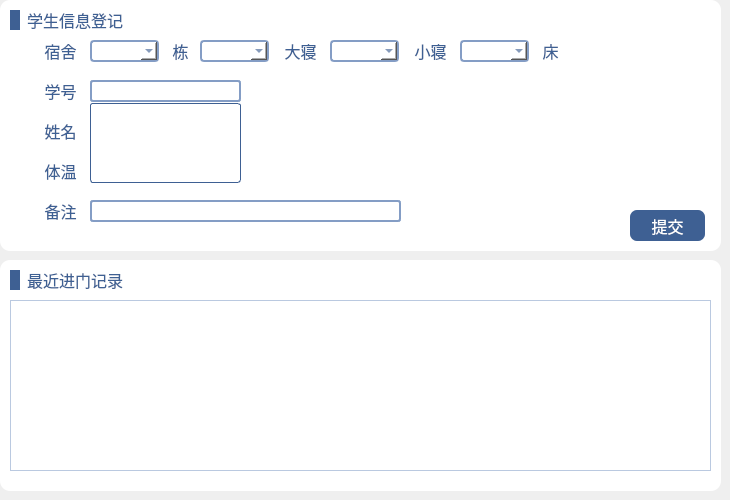
      <widget class="QWidget" name="tab_indoor">
       <attribute name="title">
        <string>进门记录</string>
       </attribute>
       <widget class="QWidget" name="widget_13" native="true">
        <property name="geometry">
         <rect>
          <x>0</x>
          <y>0</y>
          <width>721</width>
          <height>251</height>
         </rect>
        </property>
        <property name="styleSheet">
         <string notr="true">background:#ffffff;

border-radius:10px;</string>
        </property>
        <widget class="QLabel" name="label_5">
         <property name="geometry">
          <rect>
           <x>27</x>
           <y>9</y>
           <width>151</width>
           <height>21</height>
          </rect>
         </property>
         <property name="font">
          <font>
           <family>黑体</family>
           <pointsize>12</pointsize>
          </font>
         </property>
         <property name="styleSheet">
          <string notr="true">color:#3e6093;</string>
         </property>
         <property name="text">
          <string>学生信息登记</string>
         </property>
        </widget>
        <widget class="QLabel" name="label_7">
         <property name="geometry">
          <rect>
           <x>10</x>
           <y>10</y>
           <width>10</width>
           <height>20</height>
          </rect>
         </property>
         <property name="styleSheet">
          <string notr="true">background-color:#3e6093;</string>
         </property>
         <property name="text">
          <string/>
         </property>
        </widget>
        <widget class="QLabel" name="label_2">
         <property name="geometry">
          <rect>
           <x>40</x>
           <y>40</y>
           <width>41</width>
           <height>21</height>
          </rect>
         </property>
         <property name="font">
          <font>
           <family>黑体</family>
           <pointsize>12</pointsize>
          </font>
         </property>
         <property name="styleSheet">
          <string notr="true">color:#3e6093;</string>
         </property>
         <property name="text">
          <string>宿舍</string>
         </property>
         <property name="alignment">
          <set>Qt::AlignCenter</set>
         </property>
        </widget>
        <widget class="QComboBox" name="comboBox_dormitory1">
         <property name="geometry">
          <rect>
           <x>90</x>
           <y>40</y>
           <width>69</width>
           <height>22</height>
          </rect>
         </property>
         <property name="font">
          <font>
           <family>黑体</family>
           <pointsize>12</pointsize>
          </font>
         </property>
         <property name="styleSheet">
          <string notr="true">QComboBox{
border: 2px solid #849dc5;
border-radius:4px;
color:#3e6093;
}

QComboBox::drop-down {
width:18px;
border-image:url(:/res/所有下拉框.png);
}  

QComboBox:hover{
background:#d9e4f5;
}

QComboBox:pressed{
background:#bac9e0;
}

QComboBox QAbstractItemView::item
{
color:#3e6093;
height:30px;
}

QComboBox QAbstractItemView::item:hover
{
border:1px solid #849dc5;
background:#d9e4f5;
}

QComboBox QAbstractItemView::item:pressed
{
border:1px solid #849dc5;
background:#bac9e0;
}


</string>
         </property>
        </widget>
        <widget class="QLabel" name="label_4">
         <property name="geometry">
          <rect>
           <x>160</x>
           <y>40</y>
           <width>41</width>
           <height>21</height>
          </rect>
         </property>
         <property name="font">
          <font>
           <family>黑体</family>
           <pointsize>12</pointsize>
          </font>
         </property>
         <property name="styleSheet">
          <string notr="true">color:#3e6093;</string>
         </property>
         <property name="text">
          <string>栋</string>
         </property>
         <property name="alignment">
          <set>Qt::AlignCenter</set>
         </property>
        </widget>
        <widget class="QComboBox" name="comboBox_dormitory2">
         <property name="geometry">
          <rect>
           <x>200</x>
           <y>40</y>
           <width>69</width>
           <height>22</height>
          </rect>
         </property>
         <property name="font">
          <font>
           <family>黑体</family>
           <pointsize>12</pointsize>
          </font>
         </property>
         <property name="styleSheet">
          <string notr="true">QComboBox{
border: 2px solid #849dc5;
border-radius:4px;
color:#3e6093;
}

QComboBox::drop-down {
width:18px;
border-image:url(:/res/所有下拉框.png);
}  

QComboBox:hover{
background:#d9e4f5;
}

QComboBox:pressed{
background:#bac9e0;
}

QComboBox QAbstractItemView::item
{
color:#3e6093;
height:30px;
}

QComboBox QAbstractItemView::item:hover
{
border:1px solid #849dc5;
background:#d9e4f5;
}

QComboBox QAbstractItemView::item:pressed
{
border:1px solid #849dc5;
background:#bac9e0;
}


</string>
         </property>
        </widget>
        <widget class="QLabel" name="label_10">
         <property name="geometry">
          <rect>
           <x>280</x>
           <y>40</y>
           <width>41</width>
           <height>21</height>
          </rect>
         </property>
         <property name="font">
          <font>
           <family>黑体</family>
           <pointsize>12</pointsize>
          </font>
         </property>
         <property name="styleSheet">
          <string notr="true">color:#3e6093;</string>
         </property>
         <property name="text">
          <string>大寝</string>
         </property>
         <property name="alignment">
          <set>Qt::AlignCenter</set>
         </property>
        </widget>
        <widget class="QComboBox" name="comboBox_dormitory3">
         <property name="geometry">
          <rect>
           <x>330</x>
           <y>40</y>
           <width>69</width>
           <height>22</height>
          </rect>
         </property>
         <property name="font">
          <font>
           <family>黑体</family>
           <pointsize>12</pointsize>
          </font>
         </property>
         <property name="styleSheet">
          <string notr="true">QComboBox{
border: 2px solid #849dc5;
border-radius:4px;
color:#3e6093;
}

QComboBox::drop-down {
width:18px;
border-image:url(:/res/所有下拉框.png);
}  

QComboBox:hover{
background:#d9e4f5;
}

QComboBox:pressed{
background:#bac9e0;
}

QComboBox QAbstractItemView::item
{
color:#3e6093;
height:30px;
}

QComboBox QAbstractItemView::item:hover
{
border:1px solid #849dc5;
background:#d9e4f5;
}

QComboBox QAbstractItemView::item:pressed
{
border:1px solid #849dc5;
background:#bac9e0;
}


</string>
         </property>
        </widget>
        <widget class="QLabel" name="label_11">
         <property name="geometry">
          <rect>
           <x>410</x>
           <y>40</y>
           <width>41</width>
           <height>21</height>
          </rect>
         </property>
         <property name="font">
          <font>
           <family>黑体</family>
           <pointsize>12</pointsize>
          </font>
         </property>
         <property name="styleSheet">
          <string notr="true">color:#3e6093;</string>
         </property>
         <property name="text">
          <string>小寝</string>
         </property>
         <property name="alignment">
          <set>Qt::AlignCenter</set>
         </property>
        </widget>
        <widget class="QLabel" name="label_19">
         <property name="geometry">
          <rect>
           <x>40</x>
           <y>80</y>
           <width>41</width>
           <height>21</height>
          </rect>
         </property>
         <property name="font">
          <font>
           <family>黑体</family>
           <pointsize>12</pointsize>
          </font>
         </property>
         <property name="styleSheet">
          <string notr="true">color:#3e6093;</string>
         </property>
         <property name="text">
          <string>学号</string>
         </property>
         <property name="alignment">
          <set>Qt::AlignCenter</set>
         </property>
        </widget>
        <widget class="QLabel" name="label_20">
         <property name="geometry">
          <rect>
           <x>40</x>
           <y>120</y>
           <width>41</width>
           <height>21</height>
          </rect>
         </property>
         <property name="font">
          <font>
           <family>黑体</family>
           <pointsize>12</pointsize>
          </font>
         </property>
         <property name="styleSheet">
          <string notr="true">color:#3e6093;</string>
         </property>
         <property name="text">
          <string>姓名</string>
         </property>
         <property name="alignment">
          <set>Qt::AlignCenter</set>
         </property>
        </widget>
        <widget class="QLabel" name="label_21">
         <property name="geometry">
          <rect>
           <x>40</x>
           <y>160</y>
           <width>41</width>
           <height>21</height>
          </rect>
         </property>
         <property name="font">
          <font>
           <family>黑体</family>
           <pointsize>12</pointsize>
          </font>
         </property>
         <property name="styleSheet">
          <string notr="true">color:#3e6093;</string>
         </property>
         <property name="text">
          <string>体温</string>
         </property>
         <property name="alignment">
          <set>Qt::AlignCenter</set>
         </property>
        </widget>
        <widget class="QLabel" name="label_22">
         <property name="geometry">
          <rect>
           <x>40</x>
           <y>200</y>
           <width>41</width>
           <height>21</height>
          </rect>
         </property>
         <property name="font">
          <font>
           <family>黑体</family>
           <pointsize>12</pointsize>
          </font>
         </property>
         <property name="styleSheet">
          <string notr="true">color:#3e6093;</string>
         </property>
         <property name="text">
          <string>备注</string>
         </property>
         <property name="alignment">
          <set>Qt::AlignCenter</set>
         </property>
        </widget>
        <widget class="QLineEdit" name="lineEdit_id">
         <property name="geometry">
          <rect>
           <x>90</x>
           <y>80</y>
           <width>151</width>
           <height>22</height>
          </rect>
         </property>
         <property name="font">
          <font>
           <family>黑体</family>
           <pointsize>12</pointsize>
          </font>
         </property>
         <property name="styleSheet">
          <string notr="true">color:#3e6093;
border-radius:3px;
border:2px solid #849dc5;</string>
         </property>
        </widget>
        <widget class="QLineEdit" name="lineEdit_name">
         <property name="geometry">
          <rect>
           <x>90</x>
           <y>120</y>
           <width>151</width>
           <height>22</height>
          </rect>
         </property>
         <property name="font">
          <font>
           <family>黑体</family>
           <pointsize>12</pointsize>
          </font>
         </property>
         <property name="styleSheet">
          <string notr="true">color:#3e6093;
border-radius:3px;
border:2px solid #849dc5;</string>
         </property>
        </widget>
        <widget class="QLineEdit" name="lineEdit_tem">
         <property name="geometry">
          <rect>
           <x>90</x>
           <y>160</y>
           <width>71</width>
           <height>22</height>
          </rect>
         </property>
         <property name="font">
          <font>
           <family>黑体</family>
           <pointsize>12</pointsize>
          </font>
         </property>
         <property name="styleSheet">
          <string notr="true">color:#3e6093;
border-radius:3px;
border:2px solid #849dc5;</string>
         </property>
        </widget>
        <widget class="QLineEdit" name="lineEdit_remark">
         <property name="geometry">
          <rect>
           <x>90</x>
           <y>200</y>
           <width>311</width>
           <height>22</height>
          </rect>
         </property>
         <property name="font">
          <font>
           <family>黑体</family>
           <pointsize>12</pointsize>
          </font>
         </property>
         <property name="styleSheet">
          <string notr="true">color:#3e6093;
border-radius:3px;
border:2px solid #849dc5;</string>
         </property>
        </widget>
        <widget class="QPushButton" name="pushButton">
         <property name="geometry">
          <rect>
           <x>630</x>
           <y>210</y>
           <width>75</width>
           <height>31</height>
          </rect>
         </property>
         <property name="font">
          <font>
           <family>黑体</family>
           <pointsize>12</pointsize>
          </font>
         </property>
         <property name="styleSheet">
          <string notr="true">QPushButton{
color:#ffffff;
background-color:#3e6093;
border-radius:7px;
}

QPushButton:hover{
background:#2c466c;
}

QPushButton:pressed{
background:#253b5b;
}</string>
         </property>
         <property name="text">
          <string>提交</string>
         </property>
        </widget>
        <widget class="QComboBox" name="comboBox_normal">
         <property name="geometry">
          <rect>
           <x>170</x>
           <y>160</y>
           <width>69</width>
           <height>22</height>
          </rect>
         </property>
         <property name="font">
          <font>
           <family>黑体</family>
           <pointsize>12</pointsize>
          </font>
         </property>
         <property name="styleSheet">
          <string notr="true">QComboBox{
border: 2px solid #849dc5;
border-radius:4px;
color:#3e6093;
}

QComboBox::drop-down {
width:18px;
border-image:url(:/res/所有下拉框.png);
}  

QComboBox:hover{
background:#d9e4f5;
}

QComboBox:pressed{
background:#bac9e0;
}

QComboBox QAbstractItemView::item
{
color:#3e6093;
height:30px;
}

QComboBox QAbstractItemView::item:hover
{
border:1px solid #849dc5;
background:#d9e4f5;
}

QComboBox QAbstractItemView::item:pressed
{
border:1px solid #849dc5;
background:#bac9e0;
}


</string>
         </property>
         <item>
          <property name="text">
           <string>正常</string>
          </property>
         </item>
         <item>
          <property name="text">
           <string>异常</string>
          </property>
         </item>
        </widget>
        <widget class="QLabel" name="label_31">
         <property name="geometry">
          <rect>
           <x>530</x>
           <y>40</y>
           <width>41</width>
           <height>21</height>
          </rect>
         </property>
         <property name="font">
          <font>
           <family>黑体</family>
           <pointsize>12</pointsize>
          </font>
         </property>
         <property name="styleSheet">
          <string notr="true">color:#3e6093;</string>
         </property>
         <property name="text">
          <string>床</string>
         </property>
         <property name="alignment">
          <set>Qt::AlignCenter</set>
         </property>
        </widget>
        <widget class="QComboBox" name="comboBox_dormitory4">
         <property name="geometry">
          <rect>
           <x>460</x>
           <y>40</y>
           <width>69</width>
           <height>22</height>
          </rect>
         </property>
         <property name="font">
          <font>
           <family>黑体</family>
           <pointsize>12</pointsize>
          </font>
         </property>
         <property name="styleSheet">
          <string notr="true">QComboBox{
border: 2px solid #849dc5;
border-radius:4px;
color:#3e6093;
}

QComboBox::drop-down {
width:18px;
border-image:url(:/res/所有下拉框.png);
}  

QComboBox:hover{
background:#d9e4f5;
}

QComboBox:pressed{
background:#bac9e0;
}

QComboBox QAbstractItemView::item
{
color:#3e6093;
height:30px;
}

QComboBox QAbstractItemView::item:hover
{
border:1px solid #849dc5;
background:#d9e4f5;
}

QComboBox QAbstractItemView::item:pressed
{
border:1px solid #849dc5;
background:#bac9e0;
}


</string>
         </property>
        </widget>
        <widget class="QLabel" name="label_confirm">
         <property name="geometry">
          <rect>
           <x>531</x>
           <y>215</y>
           <width>91</width>
           <height>21</height>
          </rect>
         </property>
         <property name="font">
          <font>
           <family>黑体</family>
           <pointsize>12</pointsize>
          </font>
         </property>
         <property name="styleSheet">
          <string notr="true">color:#3e6093;</string>
         </property>
         <property name="text">
          <string/>
         </property>
         <property name="alignment">
          <set>Qt::AlignRight|Qt::AlignTrailing|Qt::AlignVCenter</set>
         </property>
        </widget>
        <widget class="QListWidget" name="listWidget">
         <property name="geometry">
          <rect>
           <x>90</x>
           <y>103</y>
           <width>151</width>
           <height>80</height>
          </rect>
         </property>
         <property name="font">
          <font>
           <family>黑体</family>
           <pointsize>12</pointsize>
          </font>
         </property>
         <property name="mouseTracking">
          <bool>true</bool>
         </property>
         <property name="styleSheet">
          <string notr="true">border-radius:3px;
border:1px solid #3e6093;
background:#ffffff;
color:#3e6093;</string>
         </property>
        </widget>
       </widget>
       <widget class="QWidget" name="widget_11" native="true">
        <property name="geometry">
         <rect>
          <x>0</x>
          <y>260</y>
          <width>721</width>
          <height>231</height>
         </rect>
        </property>
        <property name="styleSheet">
         <string notr="true">background:#ffffff;

border-radius:10px;</string>
        </property>
        <widget class="QLabel" name="label_8">
         <property name="geometry">
          <rect>
           <x>27</x>
           <y>9</y>
           <width>151</width>
           <height>21</height>
          </rect>
         </property>
         <property name="font">
          <font>
           <family>黑体</family>
           <pointsize>12</pointsize>
          </font>
         </property>
         <property name="styleSheet">
          <string notr="true">color:#3e6093;</string>
         </property>
         <property name="text">
          <string>最近进门记录</string>
         </property>
        </widget>
        <widget class="QLabel" name="label_9">
         <property name="geometry">
          <rect>
           <x>10</x>
           <y>10</y>
           <width>10</width>
           <height>20</height>
          </rect>
         </property>
         <property name="styleSheet">
          <string notr="true">background-color:#3e6093;</string>
         </property>
         <property name="text">
          <string/>
         </property>
        </widget>
        <widget class="QTableWidget" name="tableWidget_2">
         <property name="geometry">
          <rect>
           <x>10</x>
           <y>40</y>
           <width>701</width>
           <height>171</height>
          </rect>
         </property>
         <property name="font">
          <font>
           <family>黑体</family>
           <pointsize>11</pointsize>
          </font>
         </property>
         <property name="styleSheet">
          <string notr="true">QTableWidget{
text-align:center;
background-color: #ffffff;
border:1px solid #bac9e0;
color:#3e6093;
border-radius:0px;
gridline-color:#bac9e0;
}
QTableWidget::item:selected{
color:#f3f6fb;
background:qlineargradient(spread:pad,x1:0,y1:0,x2:0,y2:1,stop:0 #3e6093,stop:1 #3e6093);
}
QTableWidget::item:hover{
background:#aac1e3;
}

QHeaderView::section{
text-align:center;
background:#e6ecf7;
padding:3px;
margin:0px;
color:#3e6093;
border:1px solid #bac9e0;
border-left-width:0;
}

QScrollBar:vertical{
background:#d9e2f0;
padding:0px;
max-width:12px;
}
 
QScrollBar::handle:vertical{
background:#4b7cc4;
}
 
QScrollBar::handle:hover:vertical{
background:#3e6093;
}
QScrollBar::handle:pressed:vertical{
background:#2b4c7c;
}

QScrollBar:horizontal{
background:#d9e2f0;
padding:0px;
max-height:12px;
border-radius:6px;
}
 
QScrollBar::handle:horizontal{
background:#4b7cc4;
border-radius:6px;
}
 
QScrollBar::handle:hover:horizontal{
background:#3e6093;
}
QScrollBar::handle:pressed:horizontal{
background:#2b4c7c;
}

QTableView
{
    background-color:#ffffff;
    alternate-background-color:#f3f6fb;
}
</string>
         </property>
        </widget>
        <widget class="QPushButton" name="pushButton_modify">
         <property name="geometry">
          <rect>
           <x>130</x>
           <y>9</y>
           <width>20</width>
           <height>20</height>
          </rect>
         </property>
         <property name="font">
          <font>
           <pointsize>8</pointsize>
          </font>
         </property>
         <property name="whatsThis">
          <string>修改</string>
         </property>
         <property name="styleSheet">
          <string notr="true">
QPushButton{
border-image:url(:/res/edit.png);
text-align: center;
padding-right:5px;
padding-left:5px;
border-radius:0px;

}

QPushButton:hover{
background:#bac9e0;
}

QPushButton:pressed{
background:#738db6;
}</string>
         </property>
         <property name="text">
          <string/>
         </property>
         <property name="iconSize">
          <size>
           <width>16</width>
           <height>16</height>
          </size>
         </property>
        </widget>
       </widget>
      </widget>
